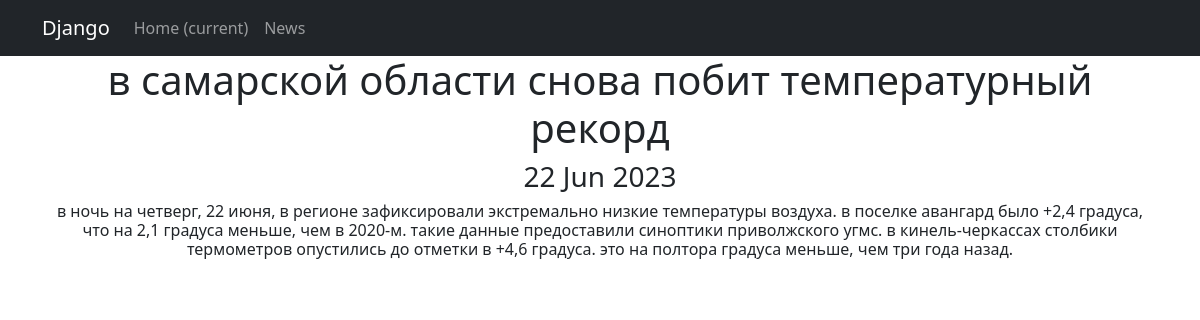
Screenshot of /news/1 with the database file from the repository.
### News_Portal/models.py (models this page shows, shortened)
class Post(models.Model):
    article = 'AR'
    news = 'NE'
    POST_TYPES = [
        (article, 'статья'),
        (news, 'новость')
    ]
    author = models.ForeignKey(Author, on_delete=models.CASCADE)#связь «один ко многим» с моделью Author;
    type = models.CharField(max_length=2, choices=POST_TYPES, default=article)#поле с выбором — «статья» или «новость»;
    time_in = models.DateTimeField(auto_now_add=True)#автоматически добавляемая дата и время создания;
    category = models.ManyToManyField(Category, through='PostCategory')#связь «многие ко многим» с моделью Category (с дополнительной моделью PostCategory);
    header = models.CharField(max_length=255, default='заголовок')#заголовок статьи/новости;
    text = models.TextField(default='текст статьи/новости')#текст статьи/новости;
    _rating = models.IntegerField(default=0, db_column='rating')#рейтинг статьи/новости.
    @property
    def rating(self):
        return self._rating
    @rating.setter
    def rating(self, value):
        self._rating = int(value) if value >= 0 else 0
        self.save()

### News_Portal/views.py (the view)
# urls.py: path('<int:pk>', NewsDetail.as_view()),
class NewsDetail(DetailView):
    model = Post
    template_name = 'post.html'
    context_object_name = 'post'

### News_Portal/templatetags/custom_filters.py (called while the page is built)
@register.filter()
def censor(text: str):
    for bad_word in bad_words:
        text = text.lower().replace(bad_word.lower(), '*****')
    return text

### templates/post.html (shortened to what this page needs)
{% extends 'flatpages/default.html' %}
тега {% load custom_filters %}. Где custom_filters — это название Python файла-->
{% load custom_filters %}
{% block content %}
<h1>{{ post.header|censor }}</h1>
<h3>{{ post.time_in|date:'d M Y' }}</h3>
<h6>{{ post.text|censor }}</h6>
{% endblock content %}

### templates/flatpages/default.html (shortened to what this page needs)
<!DOCTYPE html>
<html lang="en">
    <head>
        {% load static %}
        <link href="{% static 'css/styles.css' %}" rel="stylesheet" />
    </head>
    <body>
        <nav class="navbar navbar-expand-lg navbar-dark bg-dark static-top">
            <div class="container">
                <a class="navbar-brand" href="#">Django</a>
                <div class="collapse navbar-collapse" id="navbarResponsive">
                    <ul class="navbar-nav ml-auto">
                        <li class="nav-item active">
                            <a class="nav-link" href="#">Home
                               <span class="sr-only">(current)</span>
                            </a>
                        </li>
                        <li class="nav-item">
                            <a class="nav-link" href="/news/">News</a>
                        </li>
                    </ul>
                </div>
            </div>
        </nav>
        <div class="container">
            <div class="row">
               <div class="col-lg-12 text-center">
                   {% block content %}{% endblock content %}
               </div>
            </div>
        </div>
    </body>
</html>

### rows the page displays
Post: header|censor "в самарской области снова побит температурный рекорд", time_in "22 Jun 2023", text|censor "в ночь на четверг, 22 июня, в регионе зафиксировали экстремально низкие температуры воздуха. в поселке авангард было +2,4 градуса, что на 2,1 градуса меньше, чем в 2020-м. такие данные предоставили синоптики приволжского угмс. в кинель-черкассах столбики термометров опустились до отметки в +4,6 градуса. это на полтора градуса меньше, чем три года назад."
